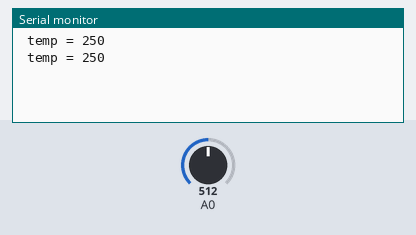
Bench run of a sketch on a simulated Arduino Uno, built with avr-gcc and run on an emulated ATmega328P. Parts: the last lines printed to the serial monitor. The inputs (shaded band) are chosen by the test bench; at power-on: A0 = 512.

Above: at 1.8 s.
1.9 s: A0 set to 716
At 2.5 s:
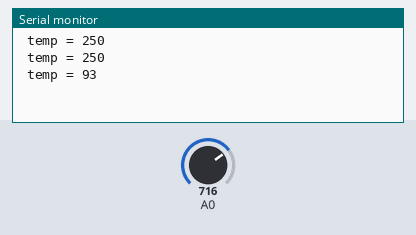
3.4 s: A0 set to 900
At 4.8 s:
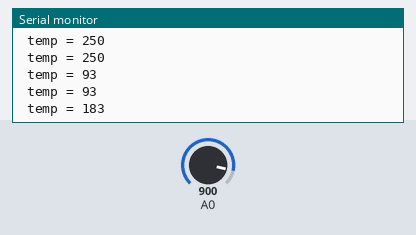
Timing chart, 0 to 6.4 s (numbered marks = the images above; inputs shaded):
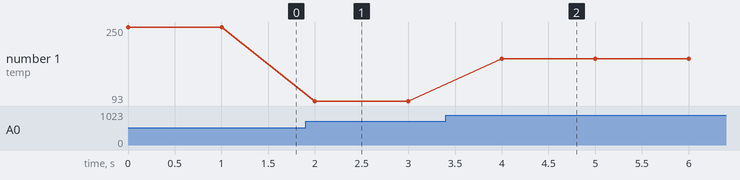

The sketch:

LM35_I2C.ino
```cpp
#include <Wire.h>

int SLAVE_ADDRESS = 0x04;
int ledPin = 13;
boolean ledOn = false;

void setup(){
  Serial.begin(9600);            // Скорость работы порта
  Wire.begin(SLAVE_ADDRESS);
}

void loop(){

int  val = analogRead(A0);       // чтение
byte  temp = (val*5.0/1024)*100; // в градусы Цельсия
  Serial.print(" temp = ");
  Serial.println(temp);
  Wire.write(temp);
  delay(1000);
}
```

Measured:
- after the input at 1.9 s, the serial monitor: prints a new line after 0.10 s (image 1)
- after the input at 3.4 s, the serial monitor: prints a new line after 0.60 s (image 2)
- plotted number 1: 250 → 93 after the input at 1.9 s, 93 → 183 after the input at 3.4 s
